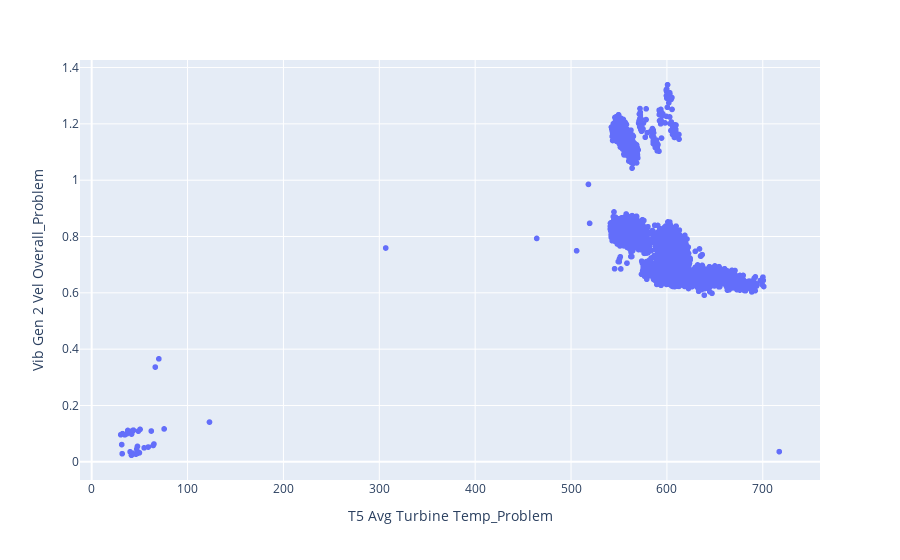

This figure's notebook cell:
### Code cell
px.scatter(df, x='T5 Avg Turbine Temp_Problem', y='Vib Gen 2 Vel Overall_Problem')

### Figure 1 — Plotly figure (JSON) as saved in the notebook; plotly's stock layout.template omitted (floating-point values rounded to 4 significant figures; data arrays with more than 128 entries replaced by an {"elided": "..."} marker saying what was removed)
{"data": [{"hovertemplate": "T5 Avg Turbine Temp_Problem=%{x}<br>Vib Gen 2 Vel Overall_Problem=%{y}<extra></extra>", "legendgroup": "", "marker": {"color": "#636efa", "symbol": "circle"}, "mode": "markers", "name": "", "showlegend": false, "type": "scattergl", "x": {"elided": "4895 float values"}, "xaxis": "x", "y": {"elided": "4895 float values"}, "yaxis": "y"}], "layout": {"autosize": true, "legend": {"tracegroupgap": 0}, "margin": {"t": 60}, "xaxis": {"anchor": "y", "autorange": true, "domain": [0, 1], "range": [-11.3, 758.8], "title": {"text": "T5 Avg Turbine Temp_Problem"}, "type": "linear"}, "yaxis": {"anchor": "x", "autorange": true, "domain": [0, 1], "range": [-0.07856, 1.441], "title": {"text": "Vib Gen 2 Vel Overall_Problem"}, "type": "linear"}}}
